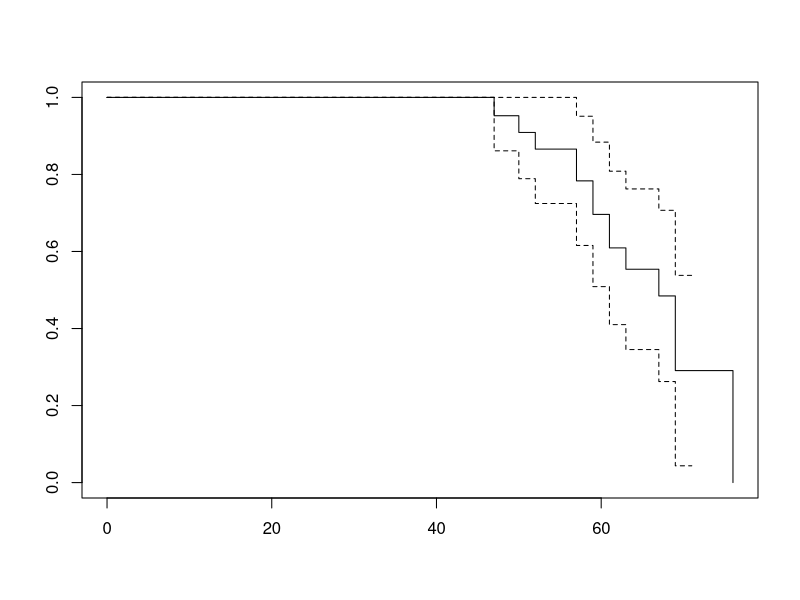

This figure's R source: (Note: this script raises an error after producing the figure.)
## ---- chunk 1
library(survival)
library(KMsurv)
data(psych);
print(psych)
my.surv.object <- Surv(psych$age, psych$age+psych$time, psych$death)
fit = survfit(my.surv.object ~ 1,conf.type = 'plain')
summary(fit)
## ---- chunk 2
plot(fit,col="black")
## ---- chunk 3
my.surv.object <- Surv(age+time, death)
## ---- chunk 4
fit = survfit(my.surv.object ~ sex)
summary(fit)
plot(fit, col = c("blue", "pink"))
## ---- chunk 5
survdiff(my.surv.object ~ sex, rho=0)
survdiff(my.surv.object ~ sex, rho=1)
## ---- chunk 6

## ---- chunk 7

